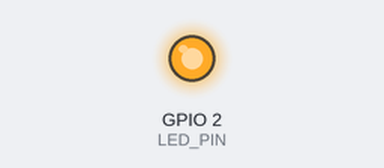
Simulated run of this program. Board: ESP32. Parts: output pins drawn as LEDs (lit = HIGH). What the program prints to the serial monitor is not drawn.

Above: at 2.5 s.
At 3.5 s:
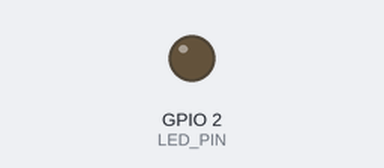
Timing chart, 0 to 5.2 s (numbered marks = the images above):
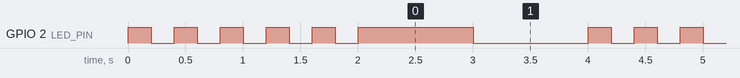

Measured:
- by itself, GPIO 2 (LED_PIN): repeats every 4.0 s: 4 × (LOW 0.20 s, HIGH 0.20 s), LOW 0.20 s, HIGH 1.0 s, LOW 1.0 s, HIGH 0.20 s
- by itself, everything shown: repeats every 4.0 s, in 12 steps

The program:

main.cpp
```cpp
#include <driver/gpio.h>
#include <esp_log.h>
#include <freertos/FreeRTOS.h>
#include <freertos/task.h>

constexpr gpio_num_t LED_PIN = GPIO_NUM_2;

extern "C" void app_main();

void app_main()
{
    gpio_config_t config = {
        .pin_bit_mask = (1ULL << LED_PIN),
        .mode = GPIO_MODE_OUTPUT,
        .pull_up_en = GPIO_PULLUP_DISABLE,
        .pull_down_en = GPIO_PULLDOWN_DISABLE,
        .intr_type = GPIO_INTR_DISABLE};
    gpio_config(&config);

    while (true)
    {
        for (int i = 0; i < 5; i++)
        {
            printf("LED ON\n");
            gpio_set_level(LED_PIN, 1);
            vTaskDelay(pdMS_TO_TICKS(200));
            printf("LED OFF\n");
            gpio_set_level(LED_PIN, 0);
            vTaskDelay(pdMS_TO_TICKS(200));
        }
        gpio_set_level(LED_PIN, 1);
        vTaskDelay(pdMS_TO_TICKS(1000));
        gpio_set_level(LED_PIN, 0);
        vTaskDelay(pdMS_TO_TICKS(1000));
    }
}
```
